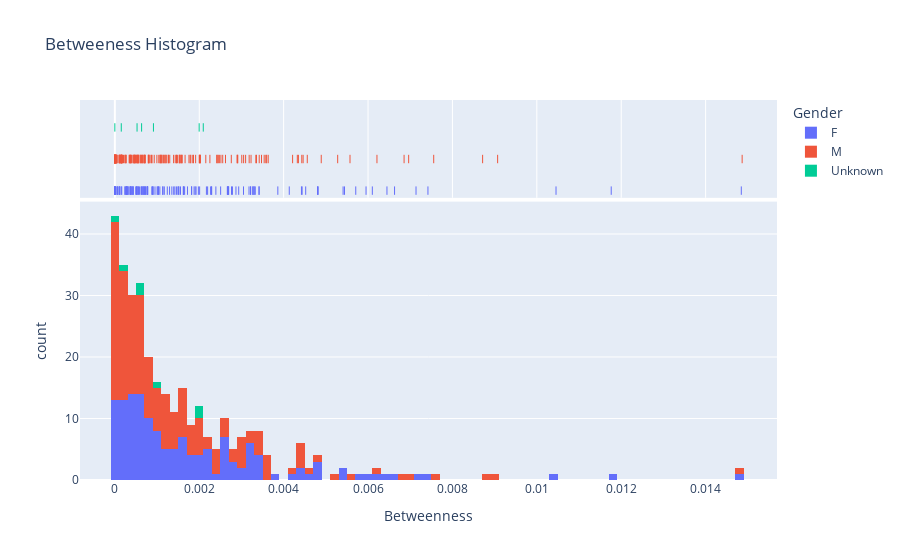

Notebook source saved alongside this figure:
### Markdown cell above
Female students tend to act as communication bridges across communities that otherwise would not be able to communicate with each other.

### Code cell
fig = px.histogram(df, x="Betweenness", color="Gender", marginal="rug",nbins=80, hover_data=df.columns,
                  title="Betweeness Histogram")
fig.show()

### Figure 1 — Plotly figure (JSON) as saved in the notebook; plotly's stock layout.template omitted (floating-point values rounded to 4 significant figures; data arrays with more than 128 entries replaced by an {"elided": "..."} marker saying what was removed)
{"data": [{"alignmentgroup": "True", "bingroup": "x", "hovertemplate": "Gender=F<br>Betweenness=%{x}<br>count=%{y}<extra></extra>", "legendgroup": "F", "marker": {"color": "#636efa", "pattern": {"shape": ""}}, "name": "F", "nbinsx": 80, "offsetgroup": "F", "orientation": "v", "showlegend": true, "type": "histogram", "x": {"elided": "146 float values"}, "xaxis": "x", "yaxis": "y"}, {"alignmentgroup": "True", "boxpoints": "all", "customdata": {"elided": "146x7 mixed values"}, "fillcolor": "rgba(255,255,255,0)", "hoveron": "points", "hovertemplate": "Gender=%{customdata[2]}<br>Betweenness=%{x}<br>studentID=%{customdata[0]}<br>Class=%{customdata[1]}<br>Degree=%{customdata[3]}<br>Closeness=%{customdata[4]}<br>Eigenvector=%{customdata[5]}<br>PageRank=%{customdata[6]}<extra></extra>", "jitter": 0, "legendgroup": "F", "line": {"color": "rgba(255,255,255,0)"}, "marker": {"color": "#636efa", "symbol": "line-ns-open"}, "name": "F", "offsetgroup": "F", "showlegend": false, "type": "box", "x": {"elided": "146 float values"}, "xaxis": "x2", "yaxis": "y2"}, {"alignmentgroup": "True", "bingroup": "x", "hovertemplate": "Gender=M<br>Betweenness=%{x}<br>count=%{y}<extra></extra>", "legendgroup": "M", "marker": {"color": "#EF553B", "pattern": {"shape": ""}}, "name": "M", "nbinsx": 80, "offsetgroup": "M", "orientation": "v", "showlegend": true, "type": "histogram", "x": {"elided": "176 float values"}, "xaxis": "x", "yaxis": "y"}, {"alignmentgroup": "True", "boxpoints": "all", "customdata": {"elided": "176x7 mixed values"}, "fillcolor": "rgba(255,255,255,0)", "hoveron": "points", "hovertemplate": "Gender=%{customdata[2]}<br>Betweenness=%{x}<br>studentID=%{customdata[0]}<br>Class=%{customdata[1]}<br>Degree=%{customdata[3]}<br>Closeness=%{customdata[4]}<br>Eigenvector=%{customdata[5]}<br>PageRank=%{customdata[6]}<extra></extra>", "jitter": 0, "legendgroup": "M", "line": {"color": "rgba(255,255,255,0)"}, "marker": {"color": "#EF553B", "symbol": "line-ns-open"}, "name": "M", "offsetgroup": "M", "showlegend": false, "type": "box", "x": {"elided": "176 float values"}, "xaxis": "x2", "yaxis": "y2"}, {"alignmentgroup": "True", "bingroup": "x", "hovertemplate": "Gender=Unknown<br>Betweenness=%{x}<br>count=%{y}<extra></extra>", "legendgroup": "Unknown", "marker": {"color": "#00cc96", "pattern": {"shape": ""}}, "name": "Unknown", "nbinsx": 80, "offsetgroup": "Unknown", "orientation": "v", "showlegend": true, "type": "histogram", "x": [0, 0.0009144, 0.000634, 0.001998, 0.002096, 0.0005264, 0.0001521], "xaxis": "x", "yaxis": "y"}, {"alignmentgroup": "True", "boxpoints": "all", "customdata": [[34, "MP", "Unknown", 34, 0, 6.174e-103, 0.0008514], [41, "MP", "Unknown", 45, 0.009202, 8.985e-98, 0.0008617], [243, "MP", "Unknown", 37, 0.05954, 5.047e-71, 0.0009857], [420, "MP", "Unknown", 35, 0.1323, 2.153e-49, 0.001078], [58, "PC*", "Unknown", 52, 0.01534, 9.051e-98, 0.0009657], [209, "PC*", "Unknown", 18, 0.06945, 4.193e-68, 0.001078], [979, "2BIO2", "Unknown", 20, 0.2525, 5.443e-27, 0.003233]], "fillcolor": "rgba(255,255,255,0)", "hoveron": "points", "hovertemplate": "Gender=%{customdata[2]}<br>Betweenness=%{x}<br>studentID=%{customdata[0]}<br>Class=%{customdata[1]}<br>Degree=%{customdata[3]}<br>Closeness=%{customdata[4]}<br>Eigenvector=%{customdata[5]}<br>PageRank=%{customdata[6]}<extra></extra>", "jitter": 0, "legendgroup": "Unknown", "line": {"color": "rgba(255,255,255,0)"}, "marker": {"color": "#00cc96", "symbol": "line-ns-open"}, "name": "Unknown", "offsetgroup": "Unknown", "showlegend": false, "type": "box", "x": [0, 0.0009144, 0.000634, 0.001998, 0.002096, 0.0005264, 0.0001521], "xaxis": "x2", "yaxis": "y2"}], "layout": {"autosize": true, "barmode": "relative", "legend": {"title": {"text": "Gender"}, "tracegroupgap": 0}, "title": {"text": "Betweeness Histogram"}, "xaxis": {"anchor": "y", "autorange": true, "domain": [0, 1], "range": [-0.0008259, 0.01569], "title": {"text": "Betweenness"}, "type": "linear"}, "xaxis2": {"anchor": "y2", "autorange": true, "domain": [0, 1], "matches": "x", "range": [-0.0008259, 0.01569], "showgrid": true, "showticklabels": false, "type": "linear"}, "yaxis": {"anchor": "x", "autorange": true, "domain": [0, 0.7326], "range": [0, 45.26], "title": {"text": "count"}}, "yaxis2": {"anchor": "x2", "autorange": true, "domain": [0.7426, 1], "matches": "y2", "range": [-0.7077, 2.5], "showgrid": false, "showline": false, "showticklabels": false, "ticks": "", "type": "category"}}}
